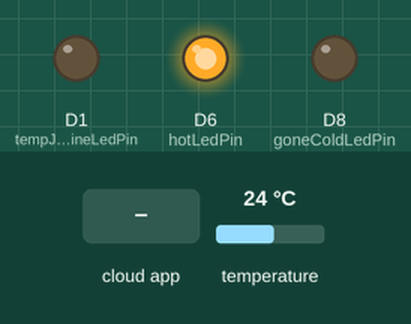
Simulated run of this sketch. Board: Arduino MKR. Shown: output pins drawn as LEDs (lit = HIGH). The inputs (shaded band) are chosen by the test bench; at power-on: temperature 24 °C. WiFi joins after 1.5 s; servers stay silent unless stated; what the sketch prints to the serial monitor is not drawn.

Above: at 4.2 s.
4.3 s: the phone or cloud app sets thresholdValue to 25
At 5.9 s:
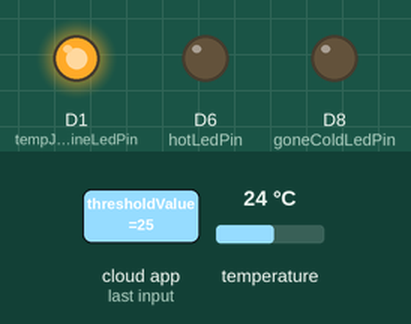
7.0 s: temperature set to 18.4 °C
8.5 s: temperature set to 17.2 °C
At 9.7 s:
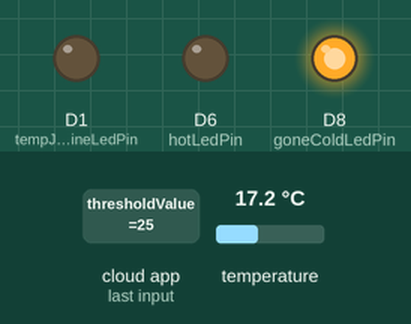
10.5 s: temperature set to 19 °C
At 12.2 s:
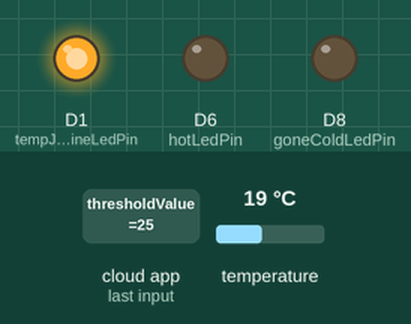
12.5 s: temperature set to 24.1 °C
14.0 s: temperature set to 25.7 °C
At 15.0 s:
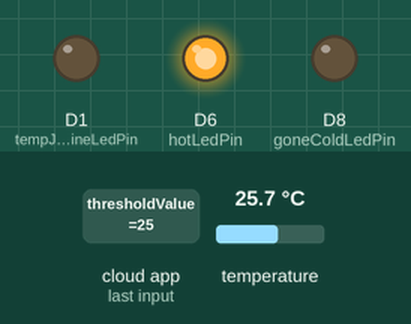
Timing chart, 0 to 17.0 s (numbered marks = the images above; inputs shaded):
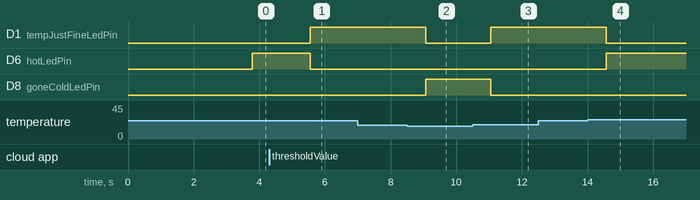

Measured:
- the behaviour switches between 18 and 17.9 °C on temperature (found by bisection; images 1 and 2)
- the behaviour switches between 24.9 and 25 °C on temperature (found by bisection; images 3 and 4)
- after the input at 4.3 s, D1 (tempJustFineLedPin): LOW → HIGH after 1.2 s; D6 (hotLedPin): HIGH → LOW after 1.2 s
- after the input at 7.0 s, every drawn part: stays the same
- after the input at 8.5 s, D1 (tempJustFineLedPin): HIGH → LOW after 0.58 s; D8 (goneColdLedPin): LOW → HIGH after 0.58 s
- after the input at 10.5 s, D1 (tempJustFineLedPin): LOW → HIGH after 0.55 s; D8 (goneColdLedPin): HIGH → LOW after 0.55 s
- after the input at 12.5 s, every drawn part: stays the same
- after the input at 14.0 s, D1 (tempJustFineLedPin): HIGH → LOW after 0.58 s; D6 (hotLedPin): LOW → HIGH after 0.58 s

The sketch:

smartDeviceProj2_mar24a.ino
```cpp
#include "arduino_secrets.h"
/*
  Sketch generated by the Arduino IoT Cloud Thing "Untitled"
  https://create.arduino.cc/cloud/things/10d3a683-76c4-46fc-9c45-bd4dfa123a3d

  Arduino IoT Cloud Variables description

  The following variables are automatically generated and updated when changes are made to the Thing

  String messageIndicator;
  float temp;
  float thresholdValue;

  Variables which are marked as READ/WRITE in the Cloud Thing will also have functions
  which are called when their values are changed from the Dashboard.
  These functions are generated with the Thing and added at the end of this sketch.
*/

#include <OneWire.h>
#include <DallasTemperature.h>
#include "thingProperties.h"

#define ONE_WIRE_BUS 4

WiFiClient client;
const char kHostname[] = "88.80.186.240";

OneWire oneWire(ONE_WIRE_BUS);

DallasTemperature sensors(&oneWire);

// Creating LED Pins
int hotLedPin = 6;
int goneColdLedPin = 8;
int tempJustFineLedPin = 1;

String lastMessage = "";

void setup() {

  Serial.begin(9600);

  delay(1500);

  //Initiating Sensors for use & Setting pins as output
  sensors.begin();
  pinMode(hotLedPin, OUTPUT);
  pinMode(goneColdLedPin, OUTPUT);
  pinMode(tempJustFineLedPin, OUTPUT);

  initProperties();


  ArduinoCloud.begin(ArduinoIoTPreferredConnection);

  setDebugMessageLevel(2);
  ArduinoCloud.printDebugInfo();
}


// Loop Method
void loop() {
  ArduinoCloud.update();

  sensors.requestTemperatures();

  temp = sensors.getTempCByIndex(0);

  Serial.println(sensors.getDeviceCount());

  // Test purposes on serial monitor
  Serial.print("Celsius temperature: ");
  Serial.println(temp);

  Serial.print('\n');

  // If temperature above threshold, turn on red LED only
  if (temp >= thresholdValue) {
    digitalWrite(hotLedPin, HIGH);
    digitalWrite(goneColdLedPin, LOW);
    digitalWrite(tempJustFineLedPin,LOW);
    messageIndicator = "Your beverage is piping hot! Be careful!";
    Serial.print(messageIndicator);
    }


  // If temperature is between a hot range of 50 to threshold for example, then turn on yellow LED
  else if ((temp >= thresholdValue-7) && (temp < thresholdValue)) {
    digitalWrite(goneColdLedPin, LOW);
    digitalWrite(hotLedPin, LOW);
    digitalWrite(tempJustFineLedPin,HIGH);
    messageIndicator = "Your beverage temperature is just fine.";
    Serial.print(messageIndicator);
    }


  // Otherwise, turn on blue LED only
  else {
    digitalWrite(goneColdLedPin, HIGH);
    digitalWrite(hotLedPin, LOW);
    digitalWrite(tempJustFineLedPin,LOW);
    messageIndicator = "Your beverage is getting cold! Heat it up!!";
    Serial.print(messageIndicator);

    if (messageIndicator != lastMessage){
      iftttSend();
    }

  }
  lastMessage = messageIndicator;

  // Delay
  delay(1000);

}

// IFTTT Function //

void iftttSend() {
  Serial.println("Alarm triggered !");
  Serial.println("Starting connection to server...");
  if (client.connect(kHostname,3000)) {
    Serial.println("Connected to server IFTTT, ready to trigger alarm...");

    // Proxy with event name and key
    client.println("GET /prox/TooCold/g6YrvqBSrTq2owf_MZheGK_yF5IL3xGHFaSaKngEE1k HTTP/1.1");
    client.println();
    Serial.println("IFTTT alarm triggered !");
  }
  else {
    Serial.println("Connection at IFTTT failed");
  }
}

void onThresholdValueChange()  {
// dummy method to keep editor happy
}

void onTempChange()  {
// dummy method to keep editor happy
}


void onMessageIndicatorChange()  {
// dummy method to keep editor happy
}
```

arduino_secrets.h
```cpp
#define SECRET_SSID ""
#define SECRET_OPTIONAL_PASS ""
```

thingProperties.h
```cpp
// Code generated by Arduino IoT Cloud, DO NOT EDIT.

#include <ArduinoIoTCloud.h>
#include <Arduino_ConnectionHandler.h>

const char SSID[]     = SECRET_SSID;    // Network SSID (name)
const char PASS[]     = SECRET_OPTIONAL_PASS;    // Network password (use for WPA, or use as key for WEP)

void onMessageIndicatorChange();
void onTempChange();
void onThresholdValueChange();

String messageIndicator;
float temp;
float thresholdValue;

void initProperties(){

  ArduinoCloud.addProperty(messageIndicator, READWRITE, ON_CHANGE, onMessageIndicatorChange);
  ArduinoCloud.addProperty(temp, READWRITE, ON_CHANGE, onTempChange);
  ArduinoCloud.addProperty(thresholdValue, READWRITE, ON_CHANGE, onThresholdValueChange);

}

WiFiConnectionHandler ArduinoIoTPreferredConnection(SSID, PASS);
```
